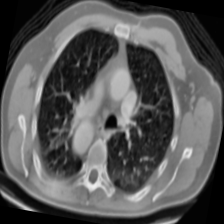
#> input picture data/augmented/train/adenocarcinoma_left.lower.lobe_T2_N0_M0_Ib/000005 (3)_aug0.png, 224 x 224 px, found by its file name; its folder holds only this picture in this run
$ python preprocess_images.py
#> lines starting #> are read from the running program, lines starting #| are printed output that depends on the picture
import os
import cv2
from tqdm import tqdm

# Input dataset folder
INPUT_DIR = "data/raw/train"

# Output processed dataset folder
OUTPUT_DIR = "data/processed/train"

# Image size
IMG_SIZE = 224


def preprocess_image(image_path):
    """
    Apply preprocessing to CT scan image
    """

    # read image
    image = cv2.imread(image_path)
#> image is the input picture: shape (224, 224, 3); min 0, max 238, mean 87.8

    # convert to grayscale
    gray = cv2.cvtColor(image, cv2.COLOR_BGR2GRAY)

    # noise reduction
    blurred = cv2.GaussianBlur(gray, (5, 5), 0)

    # CLAHE contrast enhancement
    clahe = cv2.createCLAHE(clipLimit=2.0, tileGridSize=(8, 8))
    enhanced = clahe.apply(blurred)
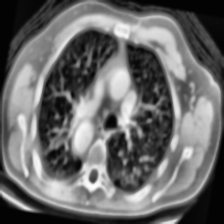
#> enhanced: shape (224, 224); min 2, max 254, mean 105.8

    # resize image
    resized = cv2.resize(enhanced, (IMG_SIZE, IMG_SIZE))

    return resized


def process_dataset():

    classes = os.listdir(INPUT_DIR)

    for cls in classes:

        input_class_path = os.path.join(INPUT_DIR, cls)
        output_class_path = os.path.join(OUTPUT_DIR, cls)

        os.makedirs(output_class_path, exist_ok=True)

        images = os.listdir(input_class_path)

        print(f"Processing {cls} images...")

        for img_name in tqdm(images):

            img_path = os.path.join(input_class_path, img_name)

            processed = preprocess_image(img_path)

            save_path = os.path.join(output_class_path, img_name)

            cv2.imwrite(save_path, processed)
#> pass 2 of the loop in process_dataset, `for cls in classes:`:
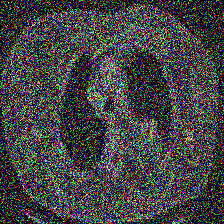
#> input picture data/augmented/train/large.cell.carcinoma_left.hilum_T2_N2_M0_IIIa/000003 (4)_aug0.png, 224 x 224 px, found by its file name
#> in preprocess_image, image is the input picture: shape (224, 224, 3); mean B, G, R 66.9, 67.5, 66.6
#> in preprocess_image (call 2), `blurred = cv2.GaussianBlur(gray, (5, 5), 0)`:
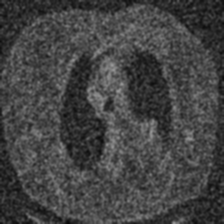
#> blurred: shape (224, 224); min 8, max 152, mean 67.2
#> in preprocess_image (call 2), `enhanced = clahe.apply(blurred)`:
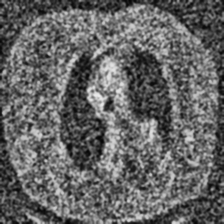
#> enhanced: shape (224, 224); min 4, max 235, mean 100.6


if __name__ == "__main__":
    process_dataset()
